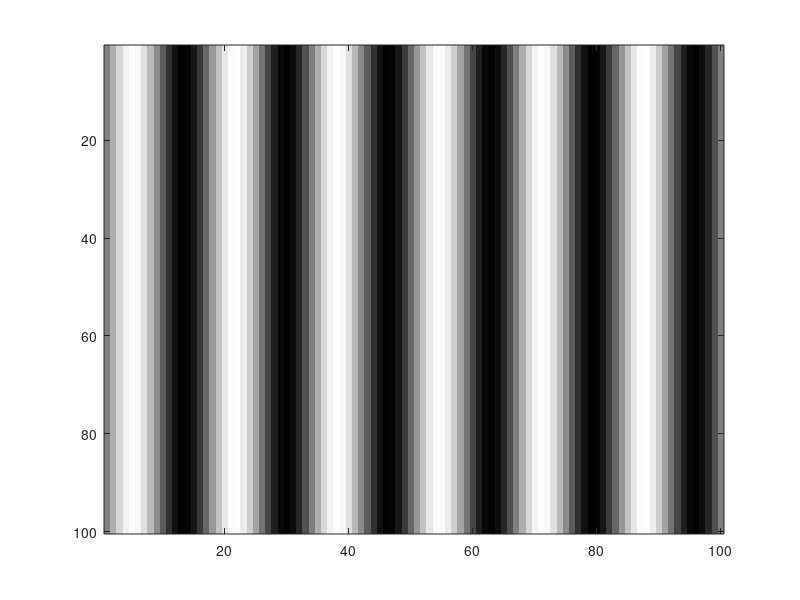

The MATLAB source for this figure: (Note: this script raises an error after producing the figure.)
%SineInAperture

clear all
close all

amp=1;sf=6;rad=pi;
backLum=128.5;
x=linspace(-pi, pi, 100);

sinewave=sin(x*sf);
oneM=ones(size(sinewave));
sinewave2D=amp*(oneM'*sinewave);
sinewave2D_scaled=((sinewave2D+1)*127.5)+1;
image(sinewave2D_scaled); colormap(gray(256))

[X,Y]=meshgrid(linspace(-pi,pi,100));
ind=find(X.^2 + Y.^2 >rad^2);
sinewave2D_scaled(ind)=100;

%% build the array
naps=2;sep=50;
bigMatSize = [(naps+1)*sep]+[length(x)*naps];
bigMat= backLum*ones(bigMatSize);
stpt=[sep (sep*2)+length(x)];
for i=1:naps
    for j=1:naps
            bigMat(stpt(i):stpt+length(x)-1,stpt(j):stpt(j)+length(x)-1)=...
    sinewave2D_scaled;
    end
end
imagesc(bigMat)